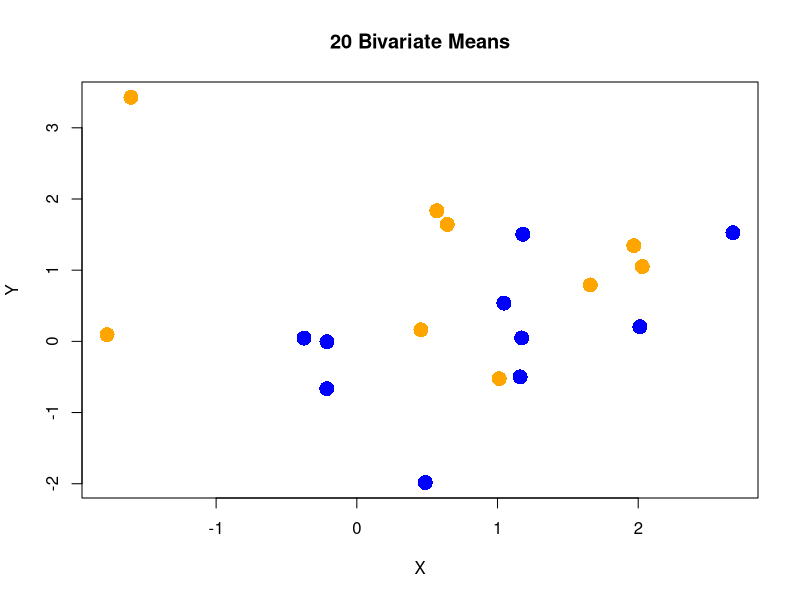
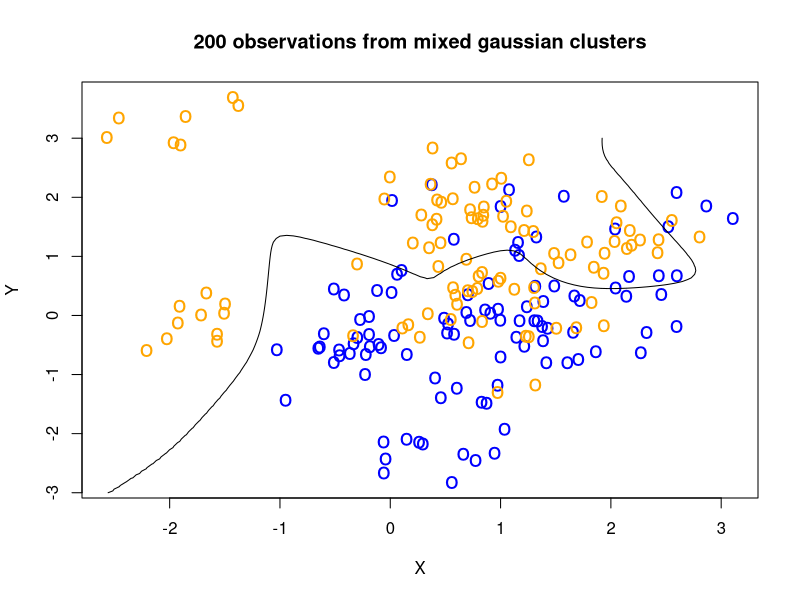

Recreate these plots in R, in order.
library(MASS)

# generate the 20 bivariate means
N = 10
mu1 = c(0,1)  # orange
mu2 = c(1,0)  # blue
sigma = matrix(c(1, 0, 0, 1),2)
bvn1 <- data.frame(mvrnorm(N, mu = mu1, Sigma = sigma ))
bvn2 <- data.frame(mvrnorm(N, mu = mu2, Sigma = sigma )) 
plot(c(bvn1[,1],bvn2[,1]), c(bvn1[,2],bvn2[,2]), xlab = 'X', ylab = "Y", main="20 Bivariate Means", type = "n")
points(bvn1[,1],bvn1[,2], col='orange', pch=16, cex=2)
points(bvn2[,1],bvn2[,2], col='blue', pch=16, cex=2)

# draw 100 observations from each class
store_observations = data.frame()
for( bivariate_means in list(bvn1,bvn2)) {
  for(observation in 1:100){
    sample_index = sample(nrow(bivariate_means), 1)
    random_draw = bivariate_means[sample_index,]
    observation_i <- mvrnorm(1, mu = t(random_draw), Sigma = sigma/5 )
    store_observations = rbind(observation_i, store_observations)
  }
}


# plot the resulting data
plot(store_observations[,1], store_observations[,2], xlab = 'X', ylab = "Y", main="200 observations from mixed gaussian clusters", type = "n")
points(store_observations[1:100,1],store_observations[1:100,2], col='blue', pch="o", cex=1.5)
points(store_observations[101:200,1],store_observations[101:200,2], col='orange', pch="o", cex=1.5)

# function to find bayes decision boundry
BayesBoundary <- function(x){
  sumM <- 0; sumN <- 0;  
  for(i in 1:10){ sumM <- sumM + exp(-5/2*(x-as.matrix(bvn1[i,]))%*%t(x-as.matrix(bvn1[i,])))}
  for(i in 1:10){ sumN <- sumN + exp(-5/2*(x-as.matrix(bvn2[i,]))%*%t(x-as.matrix(bvn2[i,])))}
  return(sumM-sumN)
}

# plot the bayes decison boundry 
gridX <- seq(-3,3,length=100)
gridY <- seq(-3,3,length=100)
levels <-outer(gridX,gridY,function(x,y)apply(cbind(x,y),1,BayesBoundary))
contour(gridX,gridY,levels,levels=0,add=TRUE,drawlabels=FALSE)
